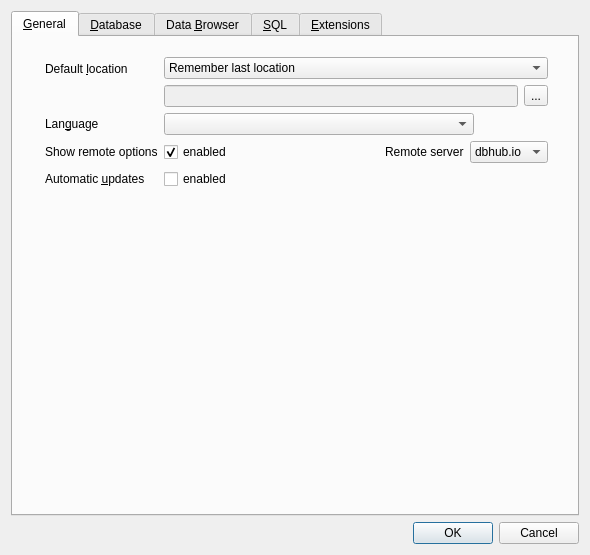
<?xml version="1.0" encoding="UTF-8"?>
<ui version="4.0">
 <class>PreferencesDialog</class>
 <widget class="QDialog" name="PreferencesDialog">
  <property name="geometry">
   <rect>
    <x>0</x>
    <y>0</y>
    <width>590</width>
    <height>555</height>
   </rect>
  </property>
  <property name="windowTitle">
   <string>Preferences</string>
  </property>
  <property name="modal">
   <bool>true</bool>
  </property>
  <layout class="QVBoxLayout" name="verticalLayout">
   <item>
    <widget class="QTabWidget" name="tabWidget">
     <property name="currentIndex">
      <number>0</number>
     </property>
     <widget class="QWidget" name="tab_4">
      <attribute name="title">
       <string>&amp;General</string>
      </attribute>
      <widget class="QWidget" name="formLayoutWidget">
       <property name="geometry">
        <rect>
         <x>32</x>
         <y>20</y>
         <width>503</width>
         <height>251</height>
        </rect>
       </property>
       <layout class="QFormLayout" name="formLayout_3">
        <item row="0" column="0">
         <widget class="QLabel" name="label_4">
          <property name="text">
           <string>Default &amp;location</string>
          </property>
          <property name="buddy">
           <cstring>locationEdit</cstring>
          </property>
         </widget>
        </item>
        <item row="0" column="1">
         <layout class="QVBoxLayout" name="verticalLayout_6">
          <item>
           <widget class="QComboBox" name="comboDefaultLocation">
            <item>
             <property name="text">
              <string>Remember last location</string>
             </property>
            </item>
            <item>
             <property name="text">
              <string>Always use this location</string>
             </property>
            </item>
            <item>
             <property name="text">
              <string>Remember last location for session only</string>
             </property>
            </item>
           </widget>
          </item>
          <item>
           <layout class="QHBoxLayout" name="horizontalLayout">
            <item>
             <widget class="QLineEdit" name="locationEdit">
              <property name="enabled">
               <bool>false</bool>
              </property>
              <property name="sizePolicy">
               <sizepolicy hsizetype="Expanding" vsizetype="Fixed">
                <horstretch>0</horstretch>
                <verstretch>0</verstretch>
               </sizepolicy>
              </property>
              <property name="minimumSize">
               <size>
                <width>316</width>
                <height>0</height>
               </size>
              </property>
             </widget>
            </item>
            <item>
             <widget class="QToolButton" name="setLocationButton">
              <property name="text">
               <string>...</string>
              </property>
             </widget>
            </item>
           </layout>
          </item>
         </layout>
        </item>
        <item row="1" column="0">
         <widget class="QLabel" name="label_9">
          <property name="text">
           <string>Lan&amp;guage</string>
          </property>
          <property name="buddy">
           <cstring>languageComboBox</cstring>
          </property>
         </widget>
        </item>
        <item row="2" column="0">
         <widget class="QLabel" name="labelUseRemotes">
          <property name="text">
           <string>Show remote options</string>
          </property>
         </widget>
        </item>
        <item row="3" column="0">
         <widget class="QLabel" name="labelUpdates">
          <property name="text">
           <string>Automatic &amp;updates</string>
          </property>
          <property name="buddy">
           <cstring>checkUpdates</cstring>
          </property>
         </widget>
        </item>
        <item row="3" column="1">
         <widget class="QCheckBox" name="checkUpdates">
          <property name="text">
           <string>enabled</string>
          </property>
         </widget>
        </item>
        <item row="1" column="1">
         <widget class="QComboBox" name="languageComboBox">
          <property name="sizePolicy">
           <sizepolicy hsizetype="Maximum" vsizetype="Fixed">
            <horstretch>0</horstretch>
            <verstretch>0</verstretch>
           </sizepolicy>
          </property>
          <property name="sizeAdjustPolicy">
           <enum>QComboBox::AdjustToContents</enum>
          </property>
          <property name="minimumContentsLength">
           <number>35</number>
          </property>
          <property name="iconSize">
           <size>
            <width>20</width>
            <height>15</height>
           </size>
          </property>
         </widget>
        </item>
        <item row="2" column="1">
         <layout class="QHBoxLayout" name="horizontalLayout_3">
          <item>
           <widget class="QCheckBox" name="checkUseRemotes">
            <property name="text">
             <string>enabled</string>
            </property>
            <property name="checked">
             <bool>true</bool>
            </property>
           </widget>
          </item>
          <item>
           <spacer name="horizontalSpacer">
            <property name="orientation">
             <enum>Qt::Horizontal</enum>
            </property>
            <property name="sizeHint" stdset="0">
             <size>
              <width>40</width>
              <height>20</height>
             </size>
            </property>
           </spacer>
          </item>
          <item>
           <widget class="QLabel" name="labelRemoteServer">
            <property name="text">
             <string>Remote server</string>
            </property>
           </widget>
          </item>
          <item>
           <widget class="QComboBox" name="comboRemoteServer">
            <item>
             <property name="text">
              <string>dbhub.io</string>
             </property>
            </item>
           </widget>
          </item>
         </layout>
        </item>
       </layout>
      </widget>
     </widget>
     <widget class="QWidget" name="tab">
      <attribute name="title">
       <string>&amp;Database</string>
      </attribute>
      <layout class="QFormLayout" name="formLayout">
       <property name="fieldGrowthPolicy">
        <enum>QFormLayout::FieldsStayAtSizeHint</enum>
       </property>
       <property name="labelAlignment">
        <set>Qt::AlignRight|Qt::AlignTrailing|Qt::AlignVCenter</set>
       </property>
       <property name="formAlignment">
        <set>Qt::AlignHCenter|Qt::AlignTop</set>
       </property>
       <item row="0" column="0">
        <widget class="QLabel" name="label">
         <property name="text">
          <string>Database &amp;encoding</string>
         </property>
         <property name="buddy">
          <cstring>encodingComboBox</cstring>
         </property>
        </widget>
       </item>
       <item row="0" column="1">
        <widget class="QComboBox" name="encodingComboBox">
         <item>
          <property name="text">
           <string notr="true">UTF-8</string>
          </property>
         </item>
         <item>
          <property name="text">
           <string notr="true">UTF-16</string>
          </property>
         </item>
        </widget>
       </item>
       <item row="1" column="0">
        <widget class="QLabel" name="label_5">
         <property name="toolTip">
          <string>Open databases with foreign keys enabled.</string>
         </property>
         <property name="text">
          <string>&amp;Foreign keys</string>
         </property>
         <property name="buddy">
          <cstring>foreignKeysCheckBox</cstring>
         </property>
        </widget>
       </item>
       <item row="1" column="1">
        <widget class="QCheckBox" name="foreignKeysCheckBox">
         <property name="text">
          <string>enabled</string>
         </property>
        </widget>
       </item>
       <item row="2" column="0">
        <widget class="QLabel" name="label_8">
         <property name="text">
          <string>Remove line breaks in schema &amp;view</string>
         </property>
         <property name="buddy">
          <cstring>checkHideSchemaLinebreaks</cstring>
         </property>
        </widget>
       </item>
       <item row="2" column="1">
        <widget class="QCheckBox" name="checkHideSchemaLinebreaks"/>
       </item>
       <item row="3" column="0">
        <widget class="QLabel" name="label_2">
         <property name="text">
          <string>Prefetch block si&amp;ze</string>
         </property>
         <property name="buddy">
          <cstring>spinPrefetchSize</cstring>
         </property>
        </widget>
       </item>
       <item row="3" column="1">
        <widget class="QSpinBox" name="spinPrefetchSize">
         <property name="minimum">
          <number>255</number>
         </property>
         <property name="maximum">
          <number>1000000</number>
         </property>
        </widget>
       </item>
       <item row="5" column="1">
        <widget class="QPushButton" name="buttonDatabaseAdvanced">
         <property name="text">
          <string>Advanced</string>
         </property>
         <property name="icon">
          <iconset resource="icons/icons.qrc">
           <normaloff>:/icons/down</normaloff>:/icons/down</iconset>
         </property>
         <property name="checkable">
          <bool>true</bool>
         </property>
        </widget>
       </item>
       <item row="7" column="1">
        <widget class="SqlTextEdit" name="editDatabaseDefaultSqlText">
         <property name="minimumSize">
          <size>
           <width>20</width>
           <height>0</height>
          </size>
         </property>
         <property name="maximumSize">
          <size>
           <width>16777215</width>
           <height>200</height>
          </size>
         </property>
        </widget>
       </item>
       <item row="7" column="0">
        <widget class="QLabel" name="labelDatabaseDefaultSqlText">
         <property name="text">
          <string>SQL to execute after opening database</string>
         </property>
         <property name="buddy">
          <cstring>editDatabaseDefaultSqlText</cstring>
         </property>
        </widget>
       </item>
       <item row="8" column="1">
        <spacer name="horizontalSpacer_2">
         <property name="orientation">
          <enum>Qt::Horizontal</enum>
         </property>
         <property name="sizeHint" stdset="0">
          <size>
           <width>180</width>
           <height>20</height>
          </size>
         </property>
        </spacer>
       </item>
       <item row="4" column="1">
        <widget class="QComboBox" name="defaultFieldTypeComboBox"/>
       </item>
       <item row="4" column="0">
        <widget class="QLabel" name="defaultFieldTypeLabel">
         <property name="text">
          <string>Default field type</string>
         </property>
        </widget>
       </item>
      </layout>
     </widget>
     <widget class="QWidget" name="tab_5">
      <attribute name="title">
       <string>Data &amp;Browser</string>
      </attribute>
      <layout class="QGridLayout" name="gridLayout_2">
       <item row="0" column="0" rowspan="2" colspan="2">
        <layout class="QVBoxLayout" name="verticalLayout_5">
         <item>
          <widget class="QGroupBox" name="groupBox_3">
           <property name="title">
            <string>Font</string>
           </property>
           <layout class="QFormLayout" name="formLayout_4">
            <item row="0" column="0">
             <widget class="QLabel" name="label_11">
              <property name="text">
               <string>&amp;Font</string>
              </property>
              <property name="buddy">
               <cstring>comboDataBrowserFont</cstring>
              </property>
             </widget>
            </item>
            <item row="0" column="1">
             <widget class="QFontComboBox" name="comboDataBrowserFont"/>
            </item>
            <item row="1" column="0">
             <widget class="QLabel" name="label_17">
              <property name="text">
               <string>Font si&amp;ze:</string>
              </property>
              <property name="buddy">
               <cstring>spinDataBrowserFontSize</cstring>
              </property>
             </widget>
            </item>
            <item row="1" column="1">
             <widget class="QSpinBox" name="spinDataBrowserFontSize"/>
            </item>
           </layout>
          </widget>
         </item>
         <item>
          <widget class="QGroupBox" name="groupBox_5">
           <property name="title">
            <string>Content</string>
           </property>
           <layout class="QGridLayout" name="gridLayout_5">
            <item row="0" column="0">
             <widget class="QLabel" name="label_symbol_limit">
              <property name="text">
               <string>Symbol limit in cell</string>
              </property>
             </widget>
            </item>
            <item row="0" column="1">
             <widget class="QSpinBox" name="spinSymbolLimit">
              <property name="sizePolicy">
               <sizepolicy hsizetype="Expanding" vsizetype="Fixed">
                <horstretch>0</horstretch>
                <verstretch>0</verstretch>
               </sizepolicy>
              </property>
              <property name="minimum">
               <number>1</number>
              </property>
              <property name="maximum">
               <number>20000</number>
              </property>
             </widget>
            </item>
           </layout>
          </widget>
         </item>
         <item>
          <widget class="QGroupBox" name="groupBox">
           <property name="title">
            <string>NULL fields</string>
           </property>
           <layout class="QFormLayout" name="gridLayout">
            <item row="0" column="1">
             <widget class="QLineEdit" name="txtNull">
              <property name="text">
               <string notr="true"/>
              </property>
              <property name="maxLength">
               <number>15</number>
              </property>
              <property name="alignment">
               <set>Qt::AlignCenter</set>
              </property>
             </widget>
            </item>
            <item row="0" column="0">
             <widget class="QLabel" name="label_12">
              <property name="text">
               <string>&amp;Text</string>
              </property>
              <property name="alignment">
               <set>Qt::AlignRight|Qt::AlignTrailing|Qt::AlignVCenter</set>
              </property>
              <property name="buddy">
               <cstring>txtNull</cstring>
              </property>
             </widget>
            </item>
           </layout>
          </widget>
         </item>
         <item>
          <widget class="QGroupBox" name="groupBox_2">
           <property name="title">
            <string>Field colors</string>
           </property>
           <layout class="QGridLayout" name="gridLayout_3">
            <item row="2" column="0">
             <widget class="QLabel" name="lb_null">
              <property name="text">
               <string>NULL</string>
              </property>
              <property name="alignment">
               <set>Qt::AlignLeading|Qt::AlignLeft|Qt::AlignVCenter</set>
              </property>
             </widget>
            </item>
            <item row="4" column="0">
             <widget class="QLabel" name="lb_regular">
              <property name="text">
               <string>Regular</string>
              </property>
              <property name="alignment">
               <set>Qt::AlignLeading|Qt::AlignLeft|Qt::AlignVCenter</set>
              </property>
             </widget>
            </item>
            <item row="0" column="0">
             <widget class="QLabel" name="label_16">
              <property name="text">
               <string/>
              </property>
             </widget>
            </item>
            <item row="4" column="1">
             <widget class="QFrame" name="fr_reg_fg">
              <property name="focusPolicy">
               <enum>Qt::StrongFocus</enum>
              </property>
              <property name="autoFillBackground">
               <bool>true</bool>
              </property>
              <property name="frameShape">
               <enum>QFrame::StyledPanel</enum>
              </property>
              <property name="frameShadow">
               <enum>QFrame::Raised</enum>
              </property>
             </widget>
            </item>
            <item row="0" column="1">
             <widget class="QLabel" name="lb_text">
              <property name="text">
               <string>Text</string>
              </property>
              <property name="alignment">
               <set>Qt::AlignCenter</set>
              </property>
             </widget>
            </item>
            <item row="3" column="0">
             <widget class="QLabel" name="lb_binary">
              <property name="text">
               <string>Binary</string>
              </property>
              <property name="alignment">
               <set>Qt::AlignLeading|Qt::AlignLeft|Qt::AlignVCenter</set>
              </property>
             </widget>
            </item>
            <item row="2" column="1">
             <widget class="QFrame" name="fr_null_fg">
              <property name="focusPolicy">
               <enum>Qt::StrongFocus</enum>
              </property>
              <property name="autoFillBackground">
               <bool>true</bool>
              </property>
              <property name="frameShape">
               <enum>QFrame::StyledPanel</enum>
              </property>
              <property name="frameShadow">
               <enum>QFrame::Raised</enum>
              </property>
             </widget>
            </item>
            <item row="0" column="2">
             <widget class="QLabel" name="lb_background">
              <property name="text">
               <string>Background</string>
              </property>
              <property name="alignment">
               <set>Qt::AlignCenter</set>
              </property>
             </widget>
            </item>
            <item row="3" column="1">
             <widget class="QFrame" name="fr_bin_fg">
              <property name="focusPolicy">
               <enum>Qt::StrongFocus</enum>
              </property>
              <property name="autoFillBackground">
               <bool>true</bool>
              </property>
              <property name="frameShape">
               <enum>QFrame::StyledPanel</enum>
              </property>
              <property name="frameShadow">
               <enum>QFrame::Raised</enum>
              </property>
             </widget>
            </item>
            <item row="2" column="2">
             <widget class="QFrame" name="fr_null_bg">
              <property name="focusPolicy">
               <enum>Qt::StrongFocus</enum>
              </property>
              <property name="autoFillBackground">
               <bool>true</bool>
              </property>
              <property name="frameShape">
               <enum>QFrame::StyledPanel</enum>
              </property>
              <property name="frameShadow">
               <enum>QFrame::Raised</enum>
              </property>
             </widget>
            </item>
            <item row="3" column="2">
             <widget class="QFrame" name="fr_bin_bg">
              <property name="focusPolicy">
               <enum>Qt::StrongFocus</enum>
              </property>
              <property name="autoFillBackground">
               <bool>true</bool>
              </property>
              <property name="frameShape">
               <enum>QFrame::StyledPanel</enum>
              </property>
              <property name="frameShadow">
               <enum>QFrame::Raised</enum>
              </property>
             </widget>
            </item>
            <item row="4" column="2">
             <widget class="QFrame" name="fr_reg_bg">
              <property name="focusPolicy">
               <enum>Qt::StrongFocus</enum>
              </property>
              <property name="autoFillBackground">
               <bool>true</bool>
              </property>
              <property name="frameShape">
               <enum>QFrame::StyledPanel</enum>
              </property>
              <property name="frameShadow">
               <enum>QFrame::Raised</enum>
              </property>
             </widget>
            </item>
           </layout>
          </widget>
         </item>
         <item>
          <widget class="QGroupBox" name="groupBox_4">
           <property name="title">
            <string>Filters</string>
           </property>
           <layout class="QFormLayout" name="gridLayout_4">
            <item row="1" column="1">
             <widget class="QLineEdit" name="editFilterEscape">
              <property name="maxLength">
               <number>1</number>
              </property>
             </widget>
            </item>
            <item row="1" column="0">
             <widget class="QLabel" name="label_18">
              <property name="text">
               <string>Escape character</string>
              </property>
              <property name="buddy">
               <cstring>editFilterEscape</cstring>
              </property>
             </widget>
            </item>
            <item row="0" column="0">
             <widget class="QLabel" name="label_19">
              <property name="text">
               <string>Delay time (&amp;ms)</string>
              </property>
              <property name="buddy">
               <cstring>spinFilterDelay</cstring>
              </property>
             </widget>
            </item>
            <item row="0" column="1">
             <widget class="QSpinBox" name="spinFilterDelay">
              <property name="toolTip">
               <string>Set the waiting time before a new filter value is applied. Can be set to 0 for disabling waiting.</string>
              </property>
              <property name="maximum">
               <number>5000</number>
              </property>
             </widget>
            </item>
           </layout>
          </widget>
         </item>
        </layout>
       </item>
      </layout>
     </widget>
     <widget class="QWidget" name="tab_2">
      <attribute name="title">
       <string>&amp;SQL</string>
      </attribute>
      <layout class="QVBoxLayout" name="verticalLayout_4">
       <item>
        <widget class="QTreeWidget" name="treeSyntaxHighlighting">
         <property name="showDropIndicator" stdset="0">
          <bool>false</bool>
         </property>
         <property name="rootIsDecorated">
          <bool>false</bool>
         </property>
         <column>
          <property name="text">
           <string>Settings name</string>
          </property>
         </column>
         <column>
          <property name="text">
           <string>Context</string>
          </property>
         </column>
         <column>
          <property name="text">
           <string>Colour</string>
          </property>
         </column>
         <column>
          <property name="text">
           <string>Bold</string>
          </property>
         </column>
         <column>
          <property name="text">
           <string>Italic</string>
          </property>
         </column>
         <column>
          <property name="text">
           <string>Underline</string>
          </property>
         </column>
         <item>
          <property name="text">
           <string notr="true">keyword</string>
          </property>
          <property name="text">
           <string>Keyword</string>
          </property>
          <property name="text">
           <string/>
          </property>
          <property name="text">
           <string/>
          </property>
          <property name="text">
           <string/>
          </property>
          <property name="text">
           <string/>
          </property>
         </item>
         <item>
          <property name="text">
           <string>function</string>
          </property>
          <property name="text">
           <string>Function</string>
          </property>
         </item>
         <item>
          <property name="text">
           <string notr="true">table</string>
          </property>
          <property name="text">
           <string>Table</string>
          </property>
          <property name="text">
           <string/>
          </property>
          <property name="text">
           <string/>
          </property>
          <property name="text">
           <string/>
          </property>
          <property name="text">
           <string/>
          </property>
         </item>
         <item>
          <property name="text">
           <string notr="true">comment</string>
          </property>
          <property name="text">
           <string>Comment</string>
          </property>
          <property name="text">
           <string/>
          </property>
          <property name="text">
           <string/>
          </property>
          <property name="text">
           <string/>
          </property>
          <property name="text">
           <string/>
          </property>
         </item>
         <item>
          <property name="text">
           <string notr="true">identifier</string>
          </property>
          <property name="text">
           <string>Identifier</string>
          </property>
          <property name="text">
           <string/>
          </property>
          <property name="text">
           <string/>
          </property>
          <property name="text">
           <string/>
          </property>
          <property name="text">
           <string/>
          </property>
         </item>
         <item>
          <property name="text">
           <string notr="true">string</string>
          </property>
          <property name="text">
           <string>String</string>
          </property>
          <property name="text">
           <string/>
          </property>
          <property name="text">
           <string/>
          </property>
          <property name="text">
           <string/>
          </property>
          <property name="text">
           <string/>
          </property>
         </item>
         <item>
          <property name="text">
           <string>currentline</string>
          </property>
          <property name="text">
           <string>Current line</string>
          </property>
         </item>
        </widget>
       </item>
       <item>
        <layout class="QFormLayout" name="formLayout_2">
         <item row="1" column="0">
          <widget class="QLabel" name="label_6">
           <property name="text">
            <string>SQL &amp;editor font size</string>
           </property>
           <property name="buddy">
            <cstring>spinEditorFontSize</cstring>
           </property>
          </widget>
         </item>
         <item row="1" column="1">
          <widget class="QSpinBox" name="spinEditorFontSize">
           <property name="minimum">
            <number>1</number>
           </property>
          </widget>
         </item>
         <item row="2" column="0">
          <widget class="QLabel" name="label_7">
           <property name="text">
            <string>SQL &amp;log font size</string>
           </property>
           <property name="buddy">
            <cstring>spinLogFontSize</cstring>
           </property>
          </widget>
         </item>
         <item row="2" column="1">
          <widget class="QSpinBox" name="spinLogFontSize">
           <property name="minimum">
            <number>1</number>
           </property>
          </widget>
         </item>
         <item row="3" column="0">
          <widget class="QLabel" name="label_13">
           <property name="text">
            <string>Tab size</string>
           </property>
           <property name="buddy">
            <cstring>spinTabSize</cstring>
           </property>
          </widget>
         </item>
         <item row="3" column="1">
          <widget class="QSpinBox" name="spinTabSize">
           <property name="minimum">
            <number>1</number>
           </property>
           <property name="maximum">
            <number>16</number>
           </property>
           <property name="value">
            <number>4</number>
           </property>
          </widget>
         </item>
         <item row="0" column="0">
          <widget class="QLabel" name="label_14">
           <property name="text">
            <string>SQL editor &amp;font</string>
           </property>
           <property name="buddy">
            <cstring>comboEditorFont</cstring>
           </property>
          </widget>
         </item>
         <item row="0" column="1">
          <widget class="QFontComboBox" name="comboEditorFont"/>
         </item>
         <item row="5" column="0">
          <widget class="QLabel" name="label_15">
           <property name="text">
            <string>Error indicators</string>
           </property>
           <property name="buddy">
            <cstring>checkErrorIndicators</cstring>
           </property>
          </widget>
         </item>
         <item row="5" column="1">
          <widget class="QCheckBox" name="checkErrorIndicators">
           <property name="toolTip">
            <string>Enabling error indicators highlights the SQL code lines that caused errors during the last execution</string>
           </property>
           <property name="text">
            <string>enabled</string>
           </property>
          </widget>
         </item>
         <item row="6" column="0">
          <widget class="QLabel" name="label_10">
           <property name="text">
            <string>Hori&amp;zontal tiling</string>
           </property>
           <property name="buddy">
            <cstring>checkHorizontalTiling</cstring>
           </property>
          </widget>
         </item>
         <item row="6" column="1">
          <widget class="QCheckBox" name="checkHorizontalTiling">
           <property name="toolTip">
            <string>If enabled the SQL code editor and the result table view are shown side by side instead of one over the other.</string>
           </property>
           <property name="text">
            <string>enabled</string>
           </property>
          </widget>
         </item>
         <item row="4" column="0">
          <widget class="QLabel" name="label_20">
           <property name="text">
            <string>Code co&amp;mpletion</string>
           </property>
           <property name="buddy">
            <cstring>checkAutoCompletion</cstring>
           </property>
          </widget>
         </item>
         <item row="4" column="1">
          <widget class="QCheckBox" name="checkAutoCompletion">
           <property name="text">
            <string>enabled</string>
           </property>
          </widget>
         </item>
        </layout>
       </item>
      </layout>
     </widget>
     <widget class="QWidget" name="tab_3">
      <attribute name="title">
       <string>&amp;Extensions</string>
      </attribute>
      <layout class="QVBoxLayout" name="verticalLayout_3">
       <item>
        <widget class="QLabel" name="label_3">
         <property name="text">
          <string>Select extensions to load for every database:</string>
         </property>
        </widget>
       </item>
       <item>
        <layout class="QHBoxLayout" name="horizontalLayout_2">
         <item>
          <widget class="QListWidget" name="listExtensions">
           <property name="editTriggers">
            <set>QAbstractItemView::NoEditTriggers</set>
           </property>
           <property name="showDropIndicator" stdset="0">
            <bool>false</bool>
           </property>
          </widget>
         </item>
         <item>
          <layout class="QVBoxLayout" name="verticalLayout_2">
           <item>
            <widget class="QToolButton" name="buttonAddExtension">
             <property name="toolTip">
              <string>Add extension</string>
             </property>
             <property name="icon">
              <iconset resource="icons/icons.qrc">
               <normaloff>:/icons/load_extension</normaloff>:/icons/load_extension</iconset>
             </property>
            </widget>
           </item>
           <item>
            <widget class="QToolButton" name="buttonRemoveExtension">
             <property name="toolTip">
              <string>Remove extension</string>
             </property>
             <property name="icon">
              <iconset resource="icons/icons.qrc">
               <normaloff>:/icons/remove_extension</normaloff>:/icons/remove_extension</iconset>
             </property>
            </widget>
           </item>
           <item>
            <spacer name="verticalSpacer">
             <property name="orientation">
              <enum>Qt::Vertical</enum>
             </property>
             <property name="sizeHint" stdset="0">
              <size>
               <width>20</width>
               <height>40</height>
              </size>
             </property>
            </spacer>
           </item>
          </layout>
         </item>
        </layout>
       </item>
       <item>
        <widget class="QCheckBox" name="checkRegexDisabled">
         <property name="toolTip">
          <string>&lt;html&gt;&lt;head/&gt;&lt;body&gt;&lt;p&gt;While supporting the REGEXP operator SQLite doesn't implement any regular expression&lt;br/&gt;algorithm but calls back the running application. DB Browser for SQLite implements this&lt;br/&gt;algorithm for you to let you use REGEXP out of the box. However, as there are multiple possible&lt;br/&gt;implementations of this and you might want to use another one, you're free to disable the&lt;br/&gt;application's implementation and load your own by using an extension. Requires restart of the application.&lt;/p&gt;&lt;/body&gt;&lt;/html&gt;</string>
         </property>
         <property name="text">
          <string>Disable Regular Expression extension</string>
         </property>
        </widget>
       </item>
      </layout>
     </widget>
    </widget>
   </item>
   <item>
    <widget class="QDialogButtonBox" name="buttonBox">
     <property name="orientation">
      <enum>Qt::Horizontal</enum>
     </property>
     <property name="standardButtons">
      <set>QDialogButtonBox::Cancel|QDialogButtonBox::Ok</set>
     </property>
    </widget>
   </item>
  </layout>
 </widget>
 <customwidgets>
  <customwidget>
   <class>SqlTextEdit</class>
   <extends>QTextEdit</extends>
   <header>sqltextedit.h</header>
   <container>1</container>
  </customwidget>
 </customwidgets>
 <tabstops>
  <tabstop>comboDefaultLocation</tabstop>
  <tabstop>locationEdit</tabstop>
  <tabstop>setLocationButton</tabstop>
  <tabstop>languageComboBox</tabstop>
  <tabstop>encodingComboBox</tabstop>
  <tabstop>foreignKeysCheckBox</tabstop>
  <tabstop>checkHideSchemaLinebreaks</tabstop>
  <tabstop>spinPrefetchSize</tabstop>
  <tabstop>defaultFieldTypeComboBox</tabstop>
  <tabstop>buttonDatabaseAdvanced</tabstop>
  <tabstop>editDatabaseDefaultSqlText</tabstop>
  <tabstop>comboDataBrowserFont</tabstop>
  <tabstop>spinDataBrowserFontSize</tabstop>
  <tabstop>txtNull</tabstop>
  <tabstop>fr_null_fg</tabstop>
  <tabstop>fr_null_bg</tabstop>
  <tabstop>fr_bin_fg</tabstop>
  <tabstop>fr_bin_bg</tabstop>
  <tabstop>fr_reg_fg</tabstop>
  <tabstop>fr_reg_bg</tabstop>
  <tabstop>spinFilterDelay</tabstop>
  <tabstop>editFilterEscape</tabstop>
  <tabstop>treeSyntaxHighlighting</tabstop>
  <tabstop>comboEditorFont</tabstop>
  <tabstop>spinEditorFontSize</tabstop>
  <tabstop>spinLogFontSize</tabstop>
  <tabstop>spinTabSize</tabstop>
  <tabstop>checkAutoCompletion</tabstop>
  <tabstop>checkErrorIndicators</tabstop>
  <tabstop>checkHorizontalTiling</tabstop>
  <tabstop>listExtensions</tabstop>
  <tabstop>buttonAddExtension</tabstop>
  <tabstop>buttonRemoveExtension</tabstop>
  <tabstop>checkRegexDisabled</tabstop>
 </tabstops>
 <resources>
  <include location="icons/icons.qrc"/>
 </resources>
 <connections>
  <connection>
   <sender>buttonBox</sender>
   <signal>accepted()</signal>
   <receiver>PreferencesDialog</receiver>
   <slot>saveSettings()</slot>
   <hints>
    <hint type="sourcelabel">
     <x>281</x>
     <y>525</y>
    </hint>
    <hint type="destinationlabel">
     <x>155</x>
     <y>143</y>
    </hint>
   </hints>
  </connection>
  <connection>
   <sender>buttonBox</sender>
   <signal>rejected()</signal>
   <receiver>PreferencesDialog</receiver>
   <slot>reject()</slot>
   <hints>
    <hint type="sourcelabel">
     <x>349</x>
     <y>525</y>
    </hint>
    <hint type="destinationlabel">
     <x>286</x>
     <y>144</y>
    </hint>
   </hints>
  </connection>
  <connection>
   <sender>buttonAddExtension</sender>
   <signal>clicked()</signal>
   <receiver>PreferencesDialog</receiver>
   <slot>addExtension()</slot>
   <hints>
    <hint type="sourcelabel">
     <x>571</x>
     <y>99</y>
    </hint>
    <hint type="destinationlabel">
     <x>245</x>
     <y>137</y>
    </hint>
   </hints>
  </connection>
  <connection>
   <sender>buttonRemoveExtension</sender>
   <signal>clicked()</signal>
   <receiver>PreferencesDialog</receiver>
   <slot>removeExtension()</slot>
   <hints>
    <hint type="sourcelabel">
     <x>571</x>
     <y>137</y>
    </hint>
    <hint type="destinationlabel">
     <x>245</x>
     <y>137</y>
    </hint>
   </hints>
  </connection>
  <connection>
   <sender>treeSyntaxHighlighting</sender>
   <signal>itemDoubleClicked(QTreeWidgetItem*,int)</signal>
   <receiver>PreferencesDialog</receiver>
   <slot>showColourDialog(QTreeWidgetItem*,int)</slot>
   <hints>
    <hint type="sourcelabel">
     <x>103</x>
     <y>48</y>
    </hint>
    <hint type="destinationlabel">
     <x>395</x>
     <y>0</y>
    </hint>
   </hints>
  </connection>
  <connection>
   <sender>setLocationButton</sender>
   <signal>clicked()</signal>
   <receiver>PreferencesDialog</receiver>
   <slot>chooseLocation()</slot>
   <hints>
    <hint type="sourcelabel">
     <x>567</x>
     <y>100</y>
    </hint>
    <hint type="destinationlabel">
     <x>294</x>
     <y>202</y>
    </hint>
   </hints>
  </connection>
  <connection>
   <sender>buttonDatabaseAdvanced</sender>
   <signal>toggled(bool)</signal>
   <receiver>labelDatabaseDefaultSqlText</receiver>
   <slot>setVisible(bool)</slot>
   <hints>
    <hint type="sourcelabel">
     <x>375</x>
     <y>202</y>
    </hint>
    <hint type="destinationlabel">
     <x>64</x>
     <y>243</y>
    </hint>
   </hints>
  </connection>
  <connection>
   <sender>buttonDatabaseAdvanced</sender>
   <signal>toggled(bool)</signal>
   <receiver>editDatabaseDefaultSqlText</receiver>
   <slot>setVisible(bool)</slot>
   <hints>
    <hint type="sourcelabel">
     <x>375</x>
     <y>202</y>
    </hint>
    <hint type="destinationlabel">
     <x>375</x>
     <y>251</y>
    </hint>
   </hints>
  </connection>
 </connections>
 <slots>
  <slot>saveSettings()</slot>
  <slot>chooseLocation()</slot>
  <slot>showColourDialog(QTreeWidgetItem*,int)</slot>
  <slot>addExtension()</slot>
  <slot>removeExtension()</slot>
 </slots>
</ui>
